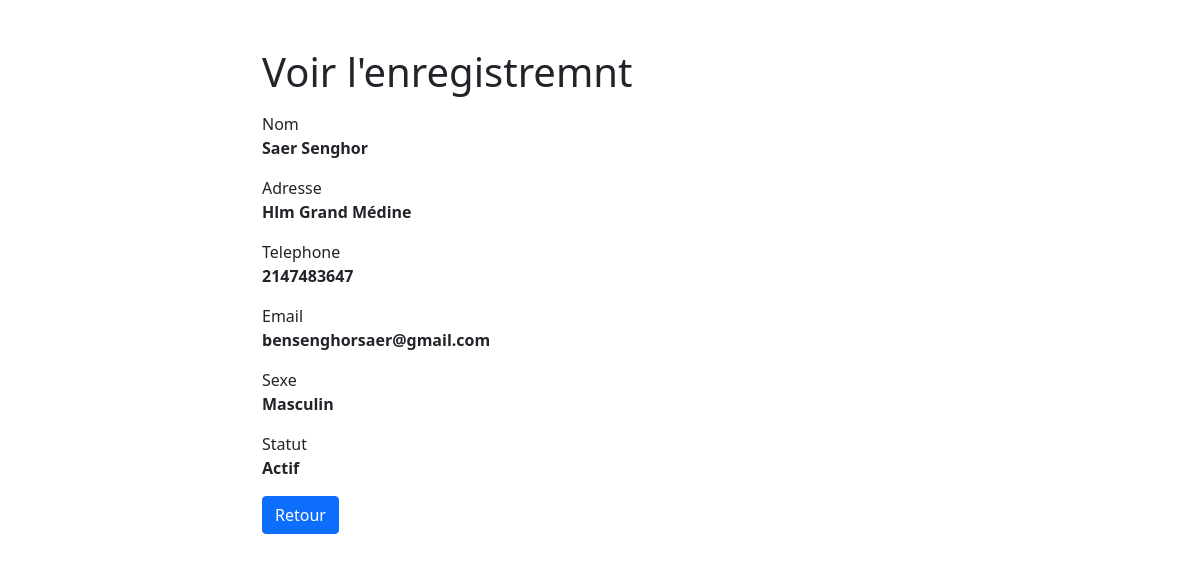
The page /View_Controller/read.php?id=1 on the database its author committed.
### tables this page shows
CREATE TABLE `client` (
  `id` int(11) NOT NULL,
  `nom` varchar(100) NOT NULL,
  `adresse` varchar(100) NOT NULL,
  `telephone` int(20) NOT NULL,
  `email` varchar(100) NOT NULL,
  `sexe` varchar(100) NOT NULL,
  `statut` varchar(100) NOT NULL
);

### View_Controller/read.php (the view, shortened to what this page needs)
<?php
if(isset($_GET["id"]) && !empty(trim($_GET["id"]))){
    require_once "config.php";
    $sql = "SELECT * FROM client WHERE id = ?";
    if($stmt = mysqli_prepare($link, $sql)){
        mysqli_stmt_bind_param($stmt, "i", $param_id);
        if(mysqli_stmt_execute($stmt)){
            $result = mysqli_stmt_get_result($stmt);
            if(mysqli_num_rows($result) == 1){
                $row = mysqli_fetch_array($result, MYSQLI_ASSOC);
            } else{
                header("location: error.php");
                exit();
            }
        } else{
            echo "Oops! une erreur est survenue.";
        }
    }
} else{
    header("location: error.php");
    exit();
}
?>
<!DOCTYPE html>
<html lang="en">
<head>
    <link href="https://cdn.jsdelivr.net/npm/bootstrap@5.1.3/dist/css/bootstrap.min.css" rel="stylesheet">
</head>
<body>
    <div class="wrapper">
        <div class="container-fluid">
            <div class="row">
                <div class="col-md-12">
                    <h1 class="mt-5 mb-3">Voir l'enregistremnt</h1>
                    <div class="form-group">
                        <label>Nom</label>
                        <p><b><?php echo $row["nom"]; ?></b></p>
                    </div>
                    <div class="form-group">
                        <label>Adresse</label>
                        <p><b><?php echo $row["adresse"]; ?></b></p>
                    </div>
                    <div class="form-group">
                        <label>Telephone</label>
                        <p><b><?php echo $row["telephone"]; ?></b></p>
                    </div>
                    <div class="form-group">
                        <label>Email</label>
                        <p><b><?php echo $row["email"]; ?></b></p>
                    </div>
                    <div class="form-group">
                        <label>Sexe</label>
                        <p><b><?php echo $row["sexe"]; ?></b></p>
                    </div>
                    <div class="form-group">
                        <label>Statut</label>
                        <p><b><?php echo $row["statut"]; ?></b></p>
                    </div>
                    <p><a href="index.php" class="btn btn-primary">Retour</a></p>
                </div>
            </div>
        </div>
    </div>
</body>
</html>

### View_Controller/read.php (style rules this page uses)
.wrapper { width: 700px; margin: 0 auto; }

### rows shown on the page
client: nom "Saer Senghor", adresse "Hlm Grand Médine", telephone "2147483647", email "bensenghorsaer@gmail.com", sexe "Masculin", statut "Actif"
